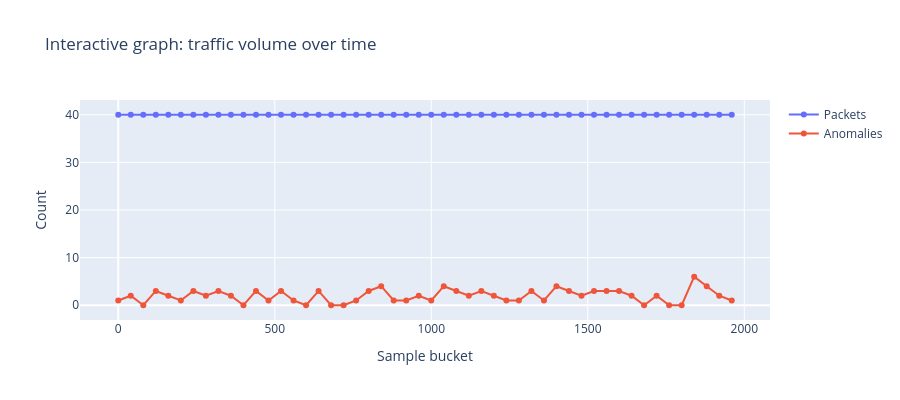

Notebook code cell kept with this figure:
### Code cell
# --- INTERACTIVE GRAPH: traffic over time (packets per bucket) ---
# Build time buckets from row index (simulated time)
bucket_size = max(1, len(data) // 50)
data_sorted = data.reset_index(drop=True)
data_sorted['bucket'] = (data_sorted.index // bucket_size) * bucket_size
time_agg = data_sorted.groupby('bucket').agg(
    packets=('packet_length', 'count'),
    anomalies=('is_anomaly', 'sum'),
    avg_len=('packet_length', 'mean')
).reset_index()
fig_graph = go.Figure()
fig_graph.add_trace(go.Scatter(x=time_agg['bucket'], y=time_agg['packets'], mode='lines+markers', name='Packets'))
fig_graph.add_trace(go.Scatter(x=time_agg['bucket'], y=time_agg['anomalies'], mode='lines+markers', name='Anomalies'))
fig_graph.update_layout(title='Interactive graph: traffic volume over time', xaxis_title='Sample bucket', yaxis_title='Count', height=400, hovermode='x unified')
fig_graph.show()

### Figure 1 — Plotly figure (JSON) as saved in the notebook; plotly's stock layout.template omitted (floating-point values rounded to 4 significant figures)
{"data": [{"mode": "lines+markers", "name": "Packets", "type": "scatter", "x": [0, 40, 80, 120, 160, 200, 240, 280, 320, 360, 400, 440, 480, 520, 560, 600, 640, 680, 720, 760, 800, 840, 880, 920, 960, 1000, 1040, 1080, 1120, 1160, 1200, 1240, 1280, 1320, 1360, 1400, 1440, 1480, 1520, 1560, 1600, 1640, 1680, 1720, 1760, 1800, 1840, 1880, 1920, 1960], "y": [40, 40, 40, 40, 40, 40, 40, 40, 40, 40, 40, 40, 40, 40, 40, 40, 40, 40, 40, 40, 40, 40, 40, 40, 40, 40, 40, 40, 40, 40, 40, 40, 40, 40, 40, 40, 40, 40, 40, 40, 40, 40, 40, 40, 40, 40, 40, 40, 40, 40]}, {"mode": "lines+markers", "name": "Anomalies", "type": "scatter", "x": [0, 40, 80, 120, 160, 200, 240, 280, 320, 360, 400, 440, 480, 520, 560, 600, 640, 680, 720, 760, 800, 840, 880, 920, 960, 1000, 1040, 1080, 1120, 1160, 1200, 1240, 1280, 1320, 1360, 1400, 1440, 1480, 1520, 1560, 1600, 1640, 1680, 1720, 1760, 1800, 1840, 1880, 1920, 1960], "y": [1, 2, 0, 3, 2, 1, 3, 2, 3, 2, 0, 3, 1, 3, 1, 0, 3, 0, 0, 1, 3, 4, 1, 1, 2, 1, 4, 3, 2, 3, 2, 1, 1, 3, 1, 4, 3, 2, 3, 3, 3, 2, 0, 2, 0, 0, 6, 4, 2, 1]}], "layout": {"height": 400, "hovermode": "x unified", "title": {"text": "Interactive graph: traffic volume over time"}, "xaxis": {"title": {"text": "Sample bucket"}}, "yaxis": {"title": {"text": "Count"}}}}
